Frame 1 (no input): blank canvas, image omitted
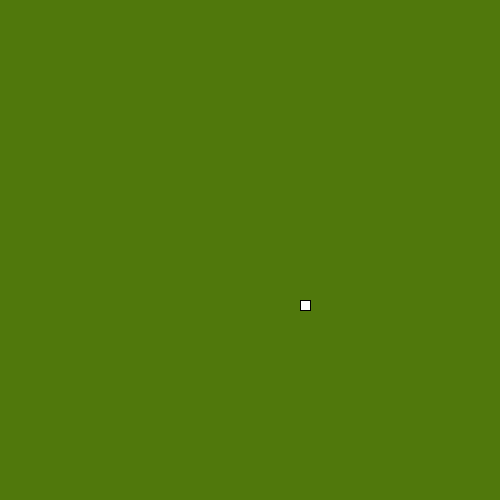
Frame 60 (the mouse pressed at the canvas centre just before this capture)
Frame 120 (the mouse held since frame 60 and released just before this capture): blank canvas, image omitted

The Processing sketch that drew this single still picture (run headless with seeded random() and noise(); from frame 60 on, the mouse is pressed at the canvas centre):

// Processing sketch: opdracht8_2
// ── opdracht8_2.pde
int x = 0;
int y = 0;

void setup(){
  size(500, 500);
}

void draw(){
  background(80,120,12);
  x += 5;
  y += 5;
  rect(x, y, 10, 10);
}
